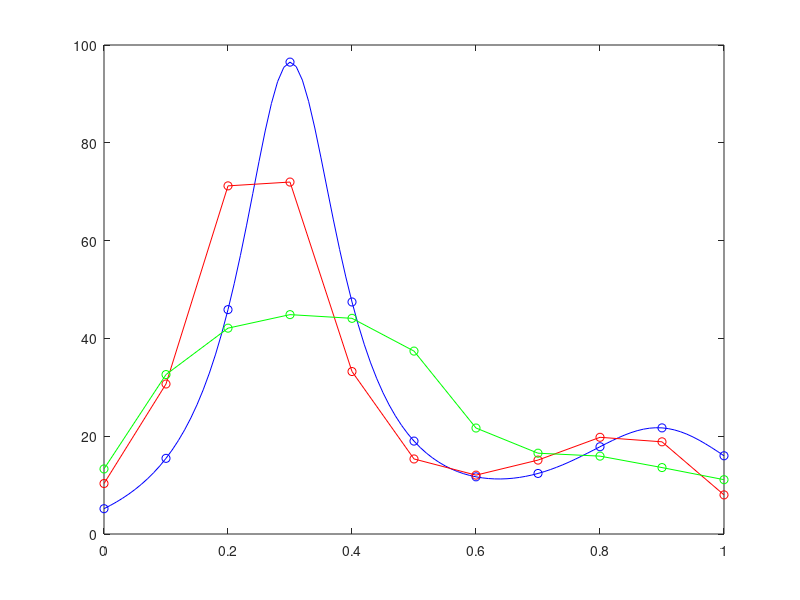

Here is the MATLAB script that generated this plot:
tc = linspace(0, 1, 101);
xc = humps(tc);
td = linspace(0, 1, 11);
xd = humps(td);

h = [0.5 0.5];
y2 = conv(xd, h, 'same');

h5= [0.2 0.2 0.2 0.2 0.2];
y5 = conv(xd, h5, 'same');

figure (1); clf
plot(tc, xc, 'b-')
hold on

plot(td, xd, 'bo')
hold on

plot(td, y2, 'r-o')
hold on

plot(td, y5, 'g-o')
hold off

